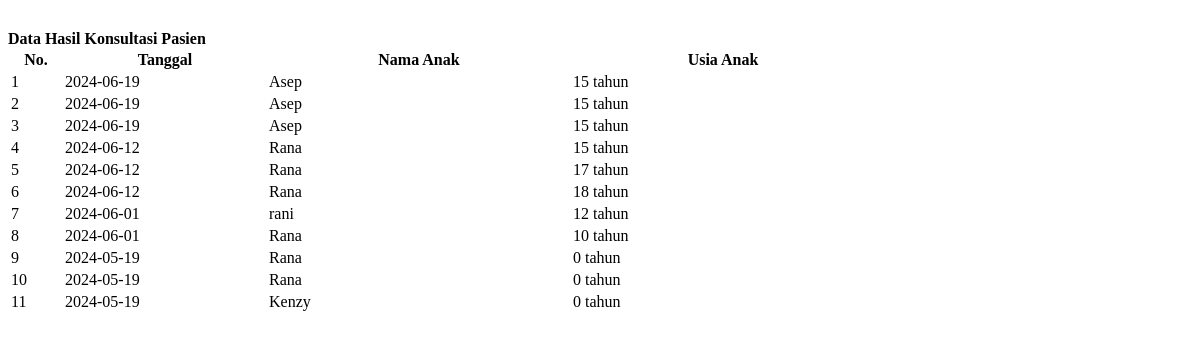
The page /SistemPakar/tampil_konsulpasien.php on the database as committed earlier.
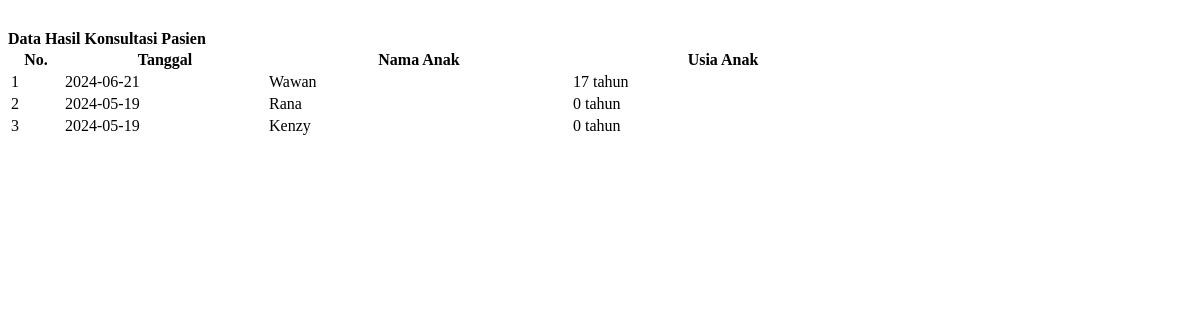
The same page on the database as committed later.
### tables this page shows
CREATE TABLE `konsultasi` (
  `idkonsultasi` int(15) NOT NULL,
  `tanggal` date NOT NULL,
  `nama` varchar(50) NOT NULL,
  `usia` int(255) NOT NULL
);

### SistemPakar/tampil_konsulpasien.php (the view, shortened to what this page needs)
<div class="card">
  <div class="card-header bg-primary text-white border-dark"><strong>Data Hasil Konsultasi Pasien</strong></div>
  <div class="card-body">
    <table class="table table-bordered" id="myTable">
    <thead>
      <tr>
        <th width="50px">No.</th>
        <th width="200px">Tanggal</th>
        <th width="300px">Nama Anak</th>
        <th width="300px">Usia Anak</th>
        <th width="100px"></th>
      </tr>
    </thead>
    <tbody>
    <?php
        $conn = new mysqli("localhost", "root", "", "db_pakar1");
        $no=1;
        $sql = "SELECT * FROM konsultasi ORDER BY tanggal DESC LIMIT 15";
        $result = $conn->query($sql);
        while($row = $result->fetch_assoc()) {
    ?>
        <tr>
            <td><?php echo $no++; ?></td>
            <td><?php echo $row['tanggal']; ?></td>
            <td><?php echo $row['nama']; ?></td>
            <td><?php echo $row['usia'] . " tahun"; ?></td>
            <td align="center">
            </td>
        </tr>
    <?php
     }
    ?>
   </tbody>
</table>
</div>
</div>

### SistemPakar/tampil_konsulpasien.php (style rules this page uses)
.card { margin-top:30px; }

Rows that differ between the two databases and show on the page:
removed konsultasi: tanggal "2024-06-19", nama "Asep", usia "15"
removed konsultasi: tanggal "2024-06-19", nama "Asep", usia "15"
removed konsultasi: tanggal "2024-06-19", nama "Asep", usia "15"
removed konsultasi: tanggal "2024-06-12", nama "Rana", usia "15"
removed konsultasi: tanggal "2024-06-12", nama "Rana", usia "17"
removed konsultasi: tanggal "2024-06-12", nama "Rana", usia "18"
removed konsultasi: tanggal "2024-06-01", nama "rani", usia "12"
removed konsultasi: tanggal "2024-06-01", nama "Rana", usia "10"
removed konsultasi: tanggal "2024-05-19", nama "Rana", usia "0"
added konsultasi: tanggal "2024-06-21", nama "Wawan", usia "17"
